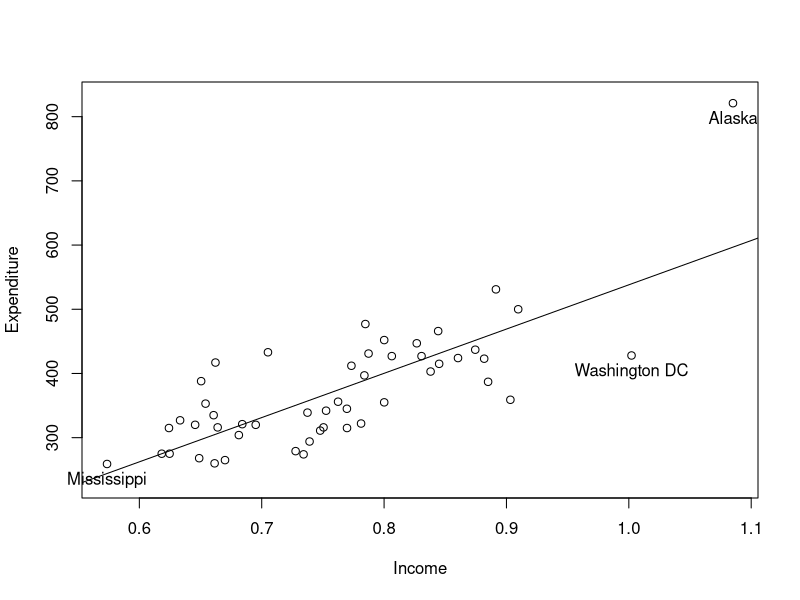
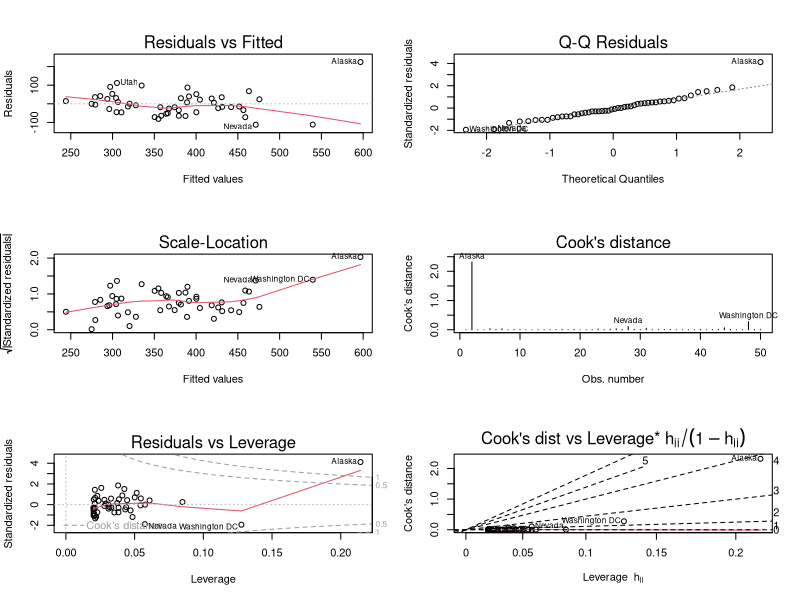
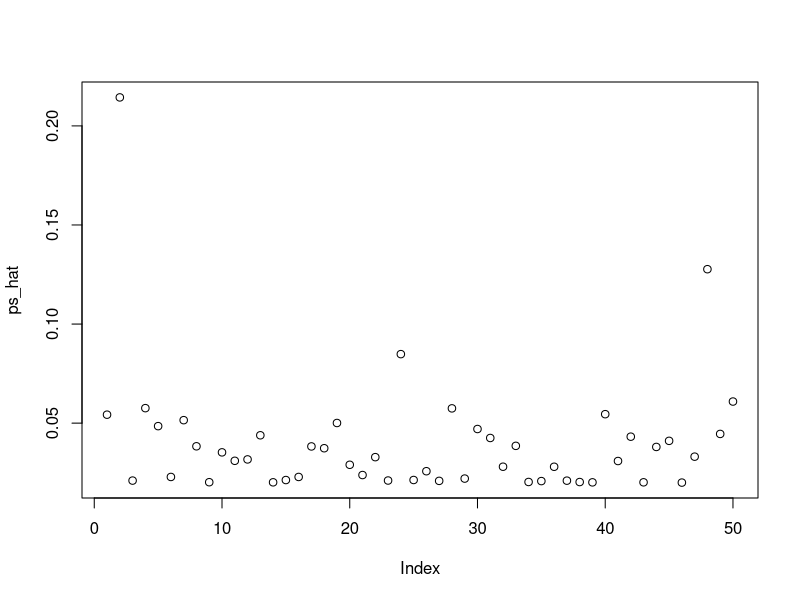

These figures' R source, in order: (Note: this script raises an error after producing the figures.)
# Unit 4 code from book

# there are several ways to go about assessing a regression
  # 1.) leave on out statistics
  # 2.) Diagnostic tests
  # 3.) robust covariance matrix estimators

# graphical structures can be very good for identifying issues

# resistant regression techniques also good although less known by econometricians

#########
# 4.1- regression diagnostics
#########

# purpose is to find points with undo unfluence on the regression model or that are not fitted as well

library(sandwich)

data("PublicSchools")

summary(PublicSchools)

# first omit na values

ps <- na.omit(PublicSchools)
ps$Income <- ps$Income / 10000
# regressionL
ps_lm <- lm(Expenditure ~ Income, data = ps)
plot(Expenditure~ Income, data = ps, ylim = c(230, 830))
# add a regression line:
abline(ps_lm)
id<- c(2, 24 ,48)
text(ps[id, 2:1], rownames(ps)[id], pos = 1, xpd = TRUE)

# can see that alaska, DC, and mississippi may pose an issue in the dataset

# can plot the resudiuals:

par(mfrow = c(3,2))

plot(ps_lm, which = 1:6)

# the first plot shows whether the residuals are fitted appropriately - homoskedasticyty

# the second plot QQ, shows whether the residuals follow a normal distribution

# the third plot - scale location looks at the sqrt of hte standardized (studentized residuals) versus the y estimates- 
# - useful for checking assumption that errors are dentically distributed - variance is homogenous

# in all plots, Alaska stands out as being an outlier:

# in top left plot, Alaska has a large residual
# appears in the upper tail of the distripution (qqplot)

# homogenous variance seems to be violated (middle left)

# large cook's distance middle right bottom right)

# bottom row,- large leverage

### Leverage and standardized residuals

# in least squared residuals are not independent and do not have the same variance - coveraiance matrix is hte hat matrix

# hatvalues() gives the generic diagonlas of hte function
# hence residuals for such values are close to zero- this means that hii measure s the leverage of the observation i 
# large = 2-3 times the average

# there are 2 types of values - large hii and unusual yi - possibly bad; large hii and normal yi - good for model

par(mfrow=c(1,1))
ps_hat<- hatvalues(ps_lm)

plot(ps_hat)
abline(h - c(1,3), mean(pf_hat), col = 2)
id<- which(ps_hat > 3 * mean(ps_hat))
text(id, ps_hat[id], rownames(ps)[id], pos =1, xpd = TRUE) # label the outliers

# ri are the standardized residuals, rstandard()

# same as internally- studentized residuals; not to confuse with externally studentized residuals


### Deletion diagnostics - leave one out

# excluding a specific observaton in each iteration
# any observation whose removal causes a big swing n the data is said to be highly influential - may or may not have large leverage

# rstudent() - externally studentized residuals

### the function influence.measures()

# with 50 obs and 2 regressors the diagonal element of hte hat matrix average is 0.04 - 

which(ps_hat>3 * mean(ps_hat))

# get 2 values

# observations that are potentially influential accourding at least one criterion:

summary(influence.measures(ps_lm))

# noteworthy that AK stands out by any means of measure of influence:

plot(Expenditure~Income, data = ps, ylim = c (230, 830))
abline(ps_lm)

id<- which (apply(influence.measures(ps_lm)$is.inf, 1, any))
text(ps[id, 2:1], rownames(ps)[id], pos = 1, xpd = TRUE)
ps_noinf <- lm(Expenditure ~ Income, data = ps[-id, ])
abline(ps_noinf, lty = 2)

#########
# 4.2- diagnostic tests
#########

# more formal approach to validating regression models is with diganostic tests
# cross section data plagued with heteroskedasticity; econometric data plagued by residual autocorrelction

# uses the lmtest package

library(AER)
data("Journals")

journals<- Journals[, c("subs","price")]
journals$citeprice <- Journals$price / Journals$citations
journals$age <- 2000 - Journals$foundingyear

# consider a simple model that explains the log of the number of subs by the log of price per citation

jour_lm <- lm(log(subs) ~ log(citeprice), data = journals)


### testing for heteroskedasticity

# testing for constant variacne - Breusch-Pagan test:

# fits linear regression model to the squared residuals and rejects if too much of this variance is explained
# by additional explanatory variables

bptest(jour_lm)


# the WHite test picks up the heterol uses the original regressors as well as their squares and interactions in the aux regression
# passed as a second formula to bptest

bptest(jour_lm, ~log(citeprice) + I(log(citeprice)^2), data = journals)


# goldfield- quandt test:
# splits the data into two and says if there is a difference(f-test) then we should be able to ; takes the center of the 
# data

gqtest(jour_lm, order.by = ~citeprice, data = journals)


### testing the functional form

# assumtion of erro = 0 is essential

# ramsey's reset test does this test 9regression specification error test


resettest(jour_lm)
# result is clearly not significatn = no misspecification


# the rainbow test:
# even a misspecified model might be able to fit the data reasonably well in the center of the sample but might lack fit in the tails, fits model to subsample
#and comapres to the model fitted with the full sample using an F-test or mahal distance

raintest(jour_lm, order.by = ~age, data = journals)

# Harvey collier test:

# relies on ordering hte data prior to analysis
# recursively fits data : recursive redisuals calculated ans are essentialyl standarized one teps ahead prediction errors
# simple t-test for zero mean

harvtest(jour_lm, order.by = ~age, data = journals)
# confirms results from rainbow test - emphasized that age of journals is signiicant

### testing for autocorrelation:

# often, timeseries impacted by serial correlation

data("USMacroG")
library(dynlm)

consump1 <- dynlm(consumption ~dpi + L(dpi), data = USMacroG)

# Durbnin Watson test for autocorrel:

# ratio od SS first difference of hte residuals ad resid SS

dwtest(consump1)

# also the box -pierse and box ljung tests:

Box.test(residuals(consump1), typ ='Ljung-Box')

# breusch-godfrey test for serial correlation of order 1:

# more detail on auto-correlation in chapter 6


##########
# 4.3 Robust standard errors and tests
##########


# today there have been many preocedures createdf for heteroskedasticity and heteroskedasticity with autocorrelation consistent procedures
# the problem is that standard t and f tests performed for a fitted linear moade assume the errors 
# are homoskedastic and uncorrelated 
# sandwich package includes the functions vcovHC() and vcovHAC() - these can be researched further in Zeileis(2004)

# HC estimators

# both the vcovhc and the vcov give about the same answers:

vcov(jour_lm)
vcovHC(jour_lm)

coeftest(jour_lm, vcov = vcovHC)

# to illustrate how the robust covariance matrices can be used, let's compare a simple versus quadratic model

ps_lm<- lm(Expenditure ~ Income, data = ps)
ps_lm2 <- lm(Expenditure ~ Income + I(Income^2), data =ps)
anova ( ps_lm, ps_lm2)

# the significance seen here is simply caused by one spurious outlier


waldtest(ps_lm, ps_lm2, vcov = vcovHC(ps_lm2, type = "HC4"))


# this shows that the quadratic term is in fact not significant; an equivalent result can be obtained
# via coeftest(ps_lm2, vcov = vcovHC(ps_lm2, type = "HC4"))- p.109

### HAC estimators

# pretty much already covered with coeff and wald test
